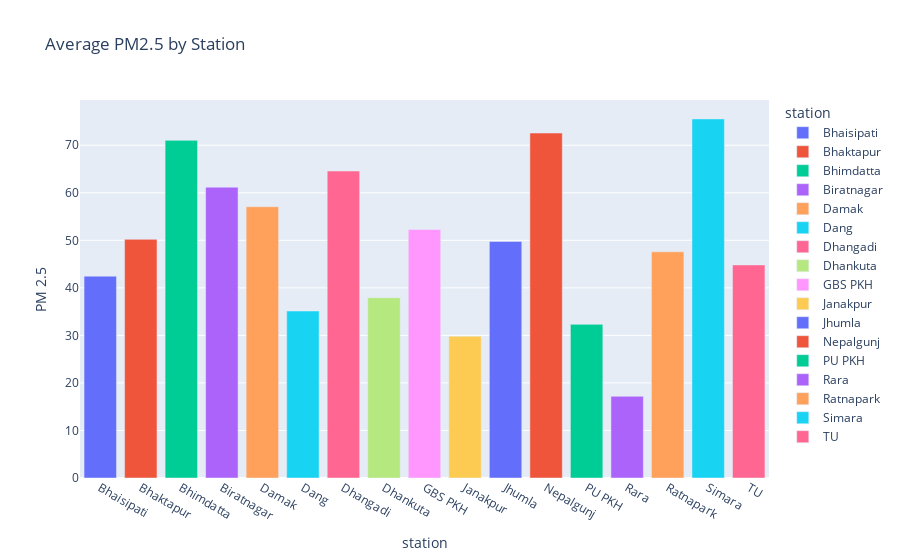

Notebook code for this chart:
### Code cell
station_mean = dataset.groupby('station')[["PM 2.5", "PM 10", "TSP"]].mean().reset_index()

px.bar(station_mean, x='station', y='PM 2.5', title='Average PM2.5 by Station', color='station')

### Figure 1 — Plotly figure (JSON) as saved in the notebook; plotly's stock layout.template omitted (floating-point values rounded to 4 significant figures)
{"data": [{"hovertemplate": "station=%{x}<br>PM 2.5=%{y}<extra></extra>", "legendgroup": "Bhaisipati", "marker": {"color": "#636efa", "pattern": {"shape": ""}}, "name": "Bhaisipati", "orientation": "v", "showlegend": true, "textposition": "auto", "type": "bar", "x": ["Bhaisipati"], "xaxis": "x", "y": [42.46], "yaxis": "y"}, {"hovertemplate": "station=%{x}<br>PM 2.5=%{y}<extra></extra>", "legendgroup": "Bhaktapur", "marker": {"color": "#EF553B", "pattern": {"shape": ""}}, "name": "Bhaktapur", "orientation": "v", "showlegend": true, "textposition": "auto", "type": "bar", "x": ["Bhaktapur"], "xaxis": "x", "y": [50.2], "yaxis": "y"}, {"hovertemplate": "station=%{x}<br>PM 2.5=%{y}<extra></extra>", "legendgroup": "Bhimdatta", "marker": {"color": "#00cc96", "pattern": {"shape": ""}}, "name": "Bhimdatta", "orientation": "v", "showlegend": true, "textposition": "auto", "type": "bar", "x": ["Bhimdatta"], "xaxis": "x", "y": [71.03], "yaxis": "y"}, {"hovertemplate": "station=%{x}<br>PM 2.5=%{y}<extra></extra>", "legendgroup": "Biratnagar", "marker": {"color": "#ab63fa", "pattern": {"shape": ""}}, "name": "Biratnagar", "orientation": "v", "showlegend": true, "textposition": "auto", "type": "bar", "x": ["Biratnagar"], "xaxis": "x", "y": [61.18], "yaxis": "y"}, {"hovertemplate": "station=%{x}<br>PM 2.5=%{y}<extra></extra>", "legendgroup": "Damak", "marker": {"color": "#FFA15A", "pattern": {"shape": ""}}, "name": "Damak", "orientation": "v", "showlegend": true, "textposition": "auto", "type": "bar", "x": ["Damak"], "xaxis": "x", "y": [57.05], "yaxis": "y"}, {"hovertemplate": "station=%{x}<br>PM 2.5=%{y}<extra></extra>", "legendgroup": "Dang", "marker": {"color": "#19d3f3", "pattern": {"shape": ""}}, "name": "Dang", "orientation": "v", "showlegend": true, "textposition": "auto", "type": "bar", "x": ["Dang"], "xaxis": "x", "y": [35.13], "yaxis": "y"}, {"hovertemplate": "station=%{x}<br>PM 2.5=%{y}<extra></extra>", "legendgroup": "Dhangadi", "marker": {"color": "#FF6692", "pattern": {"shape": ""}}, "name": "Dhangadi", "orientation": "v", "showlegend": true, "textposition": "auto", "type": "bar", "x": ["Dhangadi"], "xaxis": "x", "y": [64.58], "yaxis": "y"}, {"hovertemplate": "station=%{x}<br>PM 2.5=%{y}<extra></extra>", "legendgroup": "Dhankuta", "marker": {"color": "#B6E880", "pattern": {"shape": ""}}, "name": "Dhankuta", "orientation": "v", "showlegend": true, "textposition": "auto", "type": "bar", "x": ["Dhankuta"], "xaxis": "x", "y": [37.93], "yaxis": "y"}, {"hovertemplate": "station=%{x}<br>PM 2.5=%{y}<extra></extra>", "legendgroup": "GBS PKH", "marker": {"color": "#FF97FF", "pattern": {"shape": ""}}, "name": "GBS PKH", "orientation": "v", "showlegend": true, "textposition": "auto", "type": "bar", "x": ["GBS PKH"], "xaxis": "x", "y": [52.29], "yaxis": "y"}, {"hovertemplate": "station=%{x}<br>PM 2.5=%{y}<extra></extra>", "legendgroup": "Janakpur", "marker": {"color": "#FECB52", "pattern": {"shape": ""}}, "name": "Janakpur", "orientation": "v", "showlegend": true, "textposition": "auto", "type": "bar", "x": ["Janakpur"], "xaxis": "x", "y": [29.83], "yaxis": "y"}, {"hovertemplate": "station=%{x}<br>PM 2.5=%{y}<extra></extra>", "legendgroup": "Jhumla", "marker": {"color": "#636efa", "pattern": {"shape": ""}}, "name": "Jhumla", "orientation": "v", "showlegend": true, "textposition": "auto", "type": "bar", "x": ["Jhumla"], "xaxis": "x", "y": [49.74], "yaxis": "y"}, {"hovertemplate": "station=%{x}<br>PM 2.5=%{y}<extra></extra>", "legendgroup": "Nepalgunj", "marker": {"color": "#EF553B", "pattern": {"shape": ""}}, "name": "Nepalgunj", "orientation": "v", "showlegend": true, "textposition": "auto", "type": "bar", "x": ["Nepalgunj"], "xaxis": "x", "y": [72.57], "yaxis": "y"}, {"hovertemplate": "station=%{x}<br>PM 2.5=%{y}<extra></extra>", "legendgroup": "PU PKH", "marker": {"color": "#00cc96", "pattern": {"shape": ""}}, "name": "PU PKH", "orientation": "v", "showlegend": true, "textposition": "auto", "type": "bar", "x": ["PU PKH"], "xaxis": "x", "y": [32.32], "yaxis": "y"}, {"hovertemplate": "station=%{x}<br>PM 2.5=%{y}<extra></extra>", "legendgroup": "Rara", "marker": {"color": "#ab63fa", "pattern": {"shape": ""}}, "name": "Rara", "orientation": "v", "showlegend": true, "textposition": "auto", "type": "bar", "x": ["Rara"], "xaxis": "x", "y": [17.19], "yaxis": "y"}, {"hovertemplate": "station=%{x}<br>PM 2.5=%{y}<extra></extra>", "legendgroup": "Ratnapark", "marker": {"color": "#FFA15A", "pattern": {"shape": ""}}, "name": "Ratnapark", "orientation": "v", "showlegend": true, "textposition": "auto", "type": "bar", "x": ["Ratnapark"], "xaxis": "x", "y": [47.58], "yaxis": "y"}, {"hovertemplate": "station=%{x}<br>PM 2.5=%{y}<extra></extra>", "legendgroup": "Simara", "marker": {"color": "#19d3f3", "pattern": {"shape": ""}}, "name": "Simara", "orientation": "v", "showlegend": true, "textposition": "auto", "type": "bar", "x": ["Simara"], "xaxis": "x", "y": [75.54], "yaxis": "y"}, {"hovertemplate": "station=%{x}<br>PM 2.5=%{y}<extra></extra>", "legendgroup": "TU", "marker": {"color": "#FF6692", "pattern": {"shape": ""}}, "name": "TU", "orientation": "v", "showlegend": true, "textposition": "auto", "type": "bar", "x": ["TU"], "xaxis": "x", "y": [44.82], "yaxis": "y"}], "layout": {"barmode": "relative", "legend": {"title": {"text": "station"}, "tracegroupgap": 0}, "title": {"text": "Average PM2.5 by Station"}, "xaxis": {"anchor": "y", "categoryarray": ["Bhaisipati", "Bhaktapur", "Bhimdatta", "Biratnagar", "Damak", "Dang", "Dhangadi", "Dhankuta", "GBS PKH", "Janakpur", "Jhumla", "Nepalgunj", "PU PKH", "Rara", "Ratnapark", "Simara", "TU"], "categoryorder": "array", "domain": [0, 1], "title": {"text": "station"}}, "yaxis": {"anchor": "x", "domain": [0, 1], "title": {"text": "PM 2.5"}}}}
